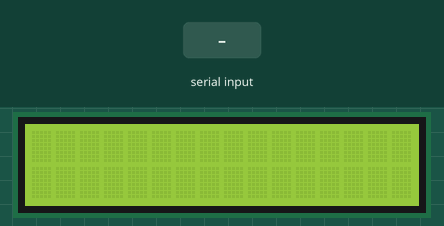
The sketch below on a simulated Arduino Uno, built with avr-gcc and run on an emulated ATmega328P. Parts: 16×2 character LCD. The inputs (shaded band) are chosen by the test bench. What the sketch prints to the serial monitor is not drawn.

Above: at 1.2 s.
1.3 s: "90,45,200\n" received over Serial
At 2.5 s:
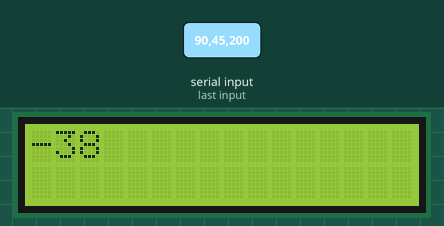
2.8 s: "3" received over Serial
At 3.2 s:
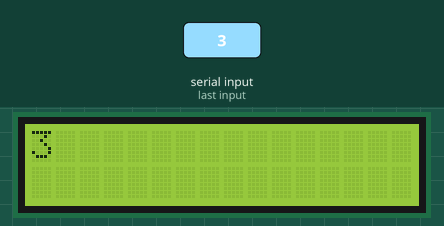
Timing chart, 0 to 5.8 s (numbered marks = the images above; inputs shaded):
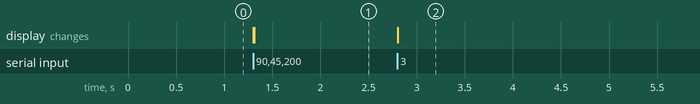

The sketch:

ArdWeb_ino.ino
```cpp
#include <Servo.h>
#include <LiquidCrystal.h>

Servo myservo;
int flag;

LiquidCrystal lcd(6, 7, 8, 9, 10, 11);


void setup() {
  Serial.begin(9600);
  flag = 0;
  lcd.begin(16, 2);
}


int getVal(String p){
  	return p.substring(3,6).toInt();
}

// Главный цикл
void loop() {

  String command;

  if (Serial.available()) {
      lcd.clear();
	while (Serial.available()) {
		command.concat(Serial.read()-48);
	}


		int param = command.substring(0,1).toInt();
		int pin = command.substring(1,3).toInt();
		int p;
                Serial.println(command);
                Serial.println(param);
                Serial.println(pin);
                //lcd.clear();
                lcd.print(command);


		switch (param) {
			case 0:
				pinMode(pin,OUTPUT);
				digitalWrite(pin, LOW);
		      	break;
		    case 1:
				pinMode(pin,OUTPUT);
				digitalWrite(pin, HIGH);
		      	break;
		    case '2':
				myservo.attach(pin);
				p = getVal(command);
				myservo.write(p);
		      	break;
		    case '3':
				pinMode(pin,INPUT);
				Serial.print(digitalRead(pin));
		      	break;
		    case '4': {
		    	int aPin = A0;
		    	switch (pin) {
		    		case 1: aPin = A1;	break;
		    		case 2: aPin = A2;	break;
		    		case 3: aPin = A3;	break;
		    		case 4: aPin = A4;	break;
		    		case 5: aPin = A5;	break;
		    		}
				Serial.print(analogRead(aPin));
				}
		      	break;
		    case '5':
				pinMode(pin,OUTPUT);
				p = getVal(command);
				analogWrite(pin, p);
		      	break;
		}
	}

}
```

Measured:
- after the input at 1.3 s, the display: first changes at once (image 1 shows a later state)
- after the input at 2.8 s, the display: changes at once (image 2)
